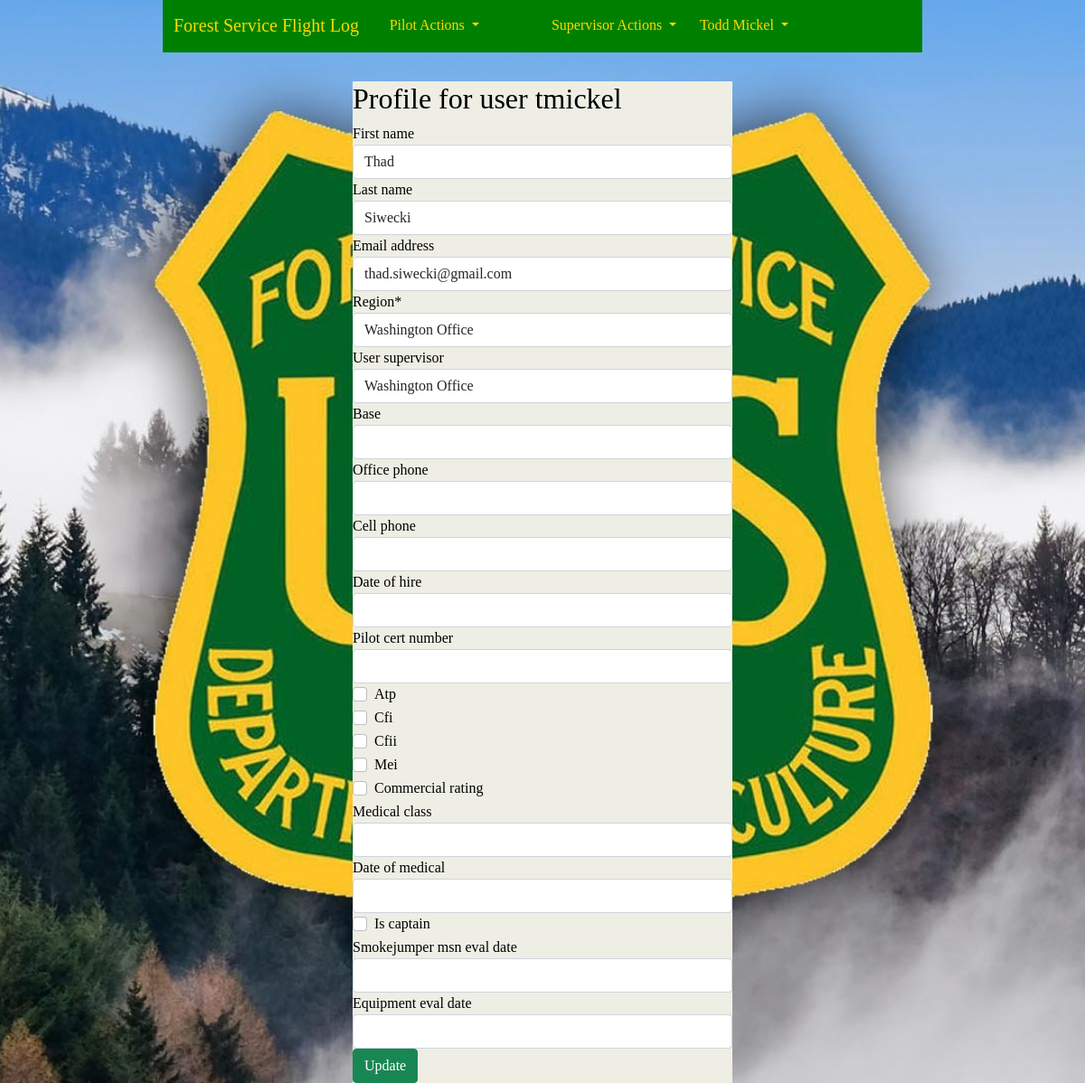
The page /accounts/3/update/ (signed in) on the database as committed earlier.
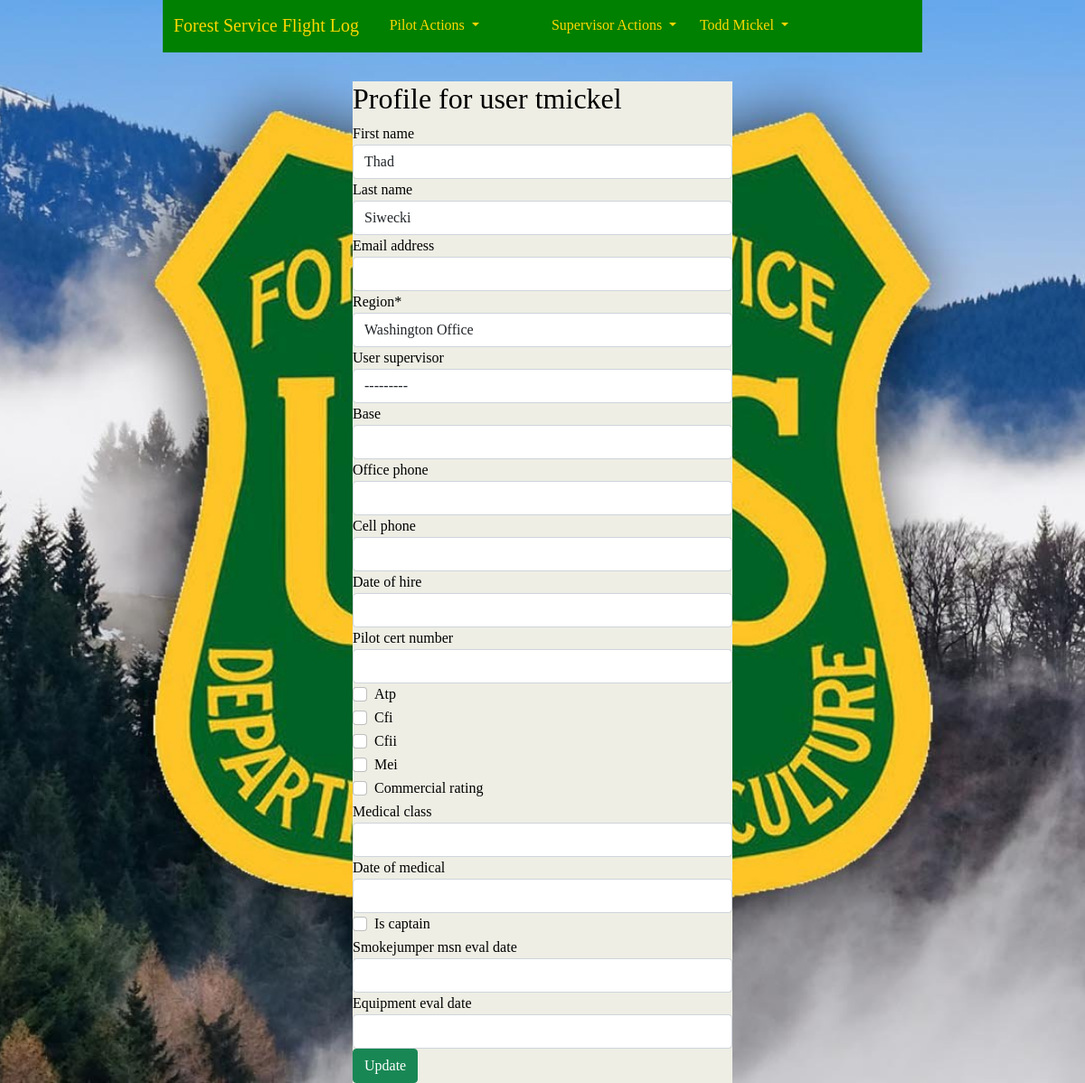
The same page on the database as committed later.
### accounts/models.py (models this page shows, shortened)
class CustomUser(AbstractUser):
    REGION_CHOICES = [
        ('1', '1 - Northern'),
        ('2', '2 - Rocky Mountain'),
        ('3', '3 - Southwestern'),
        ('4', '4 - Intermountain'),
        ('5', '5 - Pacific Southwest'),
        ('6', '6 - Pacific Northwest'),
        ('8', '8 - Southern'),
        ('9', '9 - Eastern'),
        ('10', '10 - Alaska'),
        ('WO', 'Washington Office'),
    ]
    '''username = None
    email = models.EmailField(_('email address'), unique=True)'''
    region = models.CharField(
        max_length=4,
        choices=REGION_CHOICES,
        default='WO',
        null=False,
        blank=False
        )
    base = models.CharField(max_length=20, blank=True)
    office_phone = models.CharField(max_length=12, blank=True)
    cell_phone = models.CharField(max_length=12, blank=True)
    date_of_hire = models.DateField(null=True, blank=True)
    pilot_cert_number = models.CharField(max_length=20, blank=True)
    atp = models.BooleanField(default=False)
    cfi = models.BooleanField(default=False)
    cfii = models.BooleanField(default=False)
    mei = models.BooleanField(default=False)
    commercial_rating = models.BooleanField(default=False)
    medical_class = models.IntegerField(null=True, blank=True)
    date_of_medical = models.DateField(null=True, blank=True)
    user_supervisor = models.ForeignKey(
        'self',
        on_delete=models.PROTECT,
        limit_choices_to={'is_supervisor': True},
        blank=True,
        null=True
        )
    is_supervisor = models.BooleanField(default=False)
    is_captain = models.BooleanField(default=False)
    smokejumper_msn_eval_date = models.DateField(null=True, blank=True)
    equipment_eval_date = models.DateField(null=True, blank=True)
    order = ('username',)
    USERNAME_FIELD = 'username'
    REQUIRED_FIELDS = []
    def __str__(self):
        return f'{self.first_name} {self.last_name}'

### accounts/views.py (the view, shortened to what this page needs)
# urls.py: path("<int:pk>/update/", ProfileView.as_view(), name="profile")
class ProfileView(LoginRequiredMixin, generic.edit.UpdateView):
    model = CustomUser
    form_class = ProfileForm
    success_url = reverse_lazy('home')
    template_name = 'profile.html'

### accounts/forms.py
class ProfileForm(forms.ModelForm):
    class Meta:
        model = CustomUser
        fields = [
            'first_name', 'last_name', 'email',
            'region', 'user_supervisor', 'base',
            'office_phone', 'cell_phone', 'date_of_hire',
            'pilot_cert_number', 'atp', 'cfi', 'cfii', 'mei',
            'commercial_rating', 'medical_class', 'date_of_medical',
            'is_captain', 'smokejumper_msn_eval_date', 'equipment_eval_date',
            ]

### templates/profile.html (shortened to what this page needs)
{% extends 'base.html' %}
{% load crispy_forms_tags %}
{% block content %}
    <div class="col-md-8 offset-md-3 prof2" style="max-width: 50%;">
        <h2>Profile for user {{ user.get_username }}</h2>
        <form method="POST">
            {{ form|crispy }}
            <button class="btn btn-success ml-2 profbn" type="submit">Update</button>
        </form>
    </div>
{% endblock content %}

Rows that differ between the two databases and show on the page:
changed CustomUser "Washington Office": email "thad.siwecki@gmail.com" → (not shown); user_supervisor "Washington Office" → "---------"
